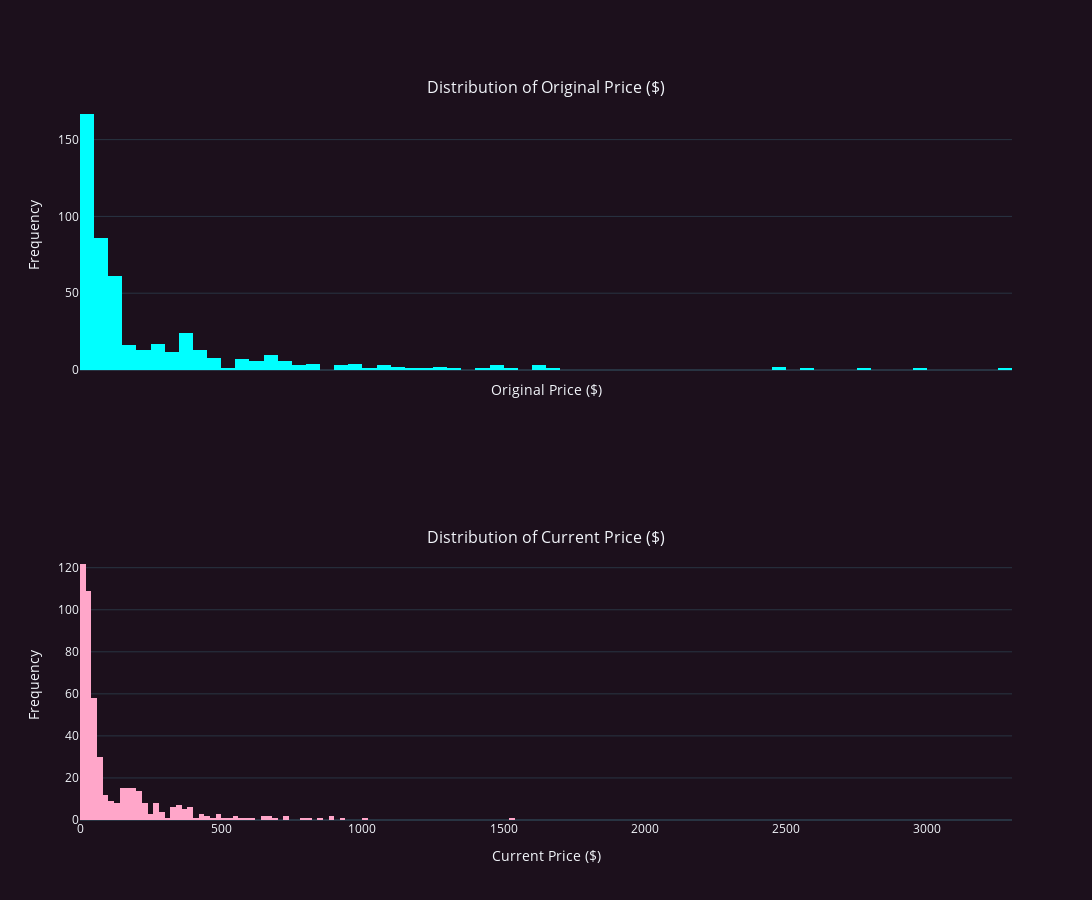

The notebook cell this image was saved under:
### Code cell
fig = make_subplots(rows=2, cols=1, shared_xaxes=True,  # align the x-axes for correct scale
                    subplot_titles=("Distribution of Original Price ($)", "Distribution of Current Price ($)"))

fig.add_trace(go.Histogram(x=df_original_price["Original Price ($)"], nbinsx=120, marker_color='cyan', showlegend=False), row=1, col=1)

fig.add_trace(go.Histogram(x=df_original_price["Price ($)"], nbinsx=80, marker_color='#ffa6c9', showlegend=False), row=2, col=1)

fig.update_layout(template="plotly_dark", paper_bgcolor='#1c101c', plot_bgcolor='#1c101c',
                  xaxis_title="", yaxis_title="Frequency", title_font=dict(size=22, color='white'), height=900, width=1100)

fig.update_xaxes(title_text="Original Price ($)", row=1, col=1)
fig.update_xaxes(title_text="Current Price ($)", row=2, col=1)
fig.update_yaxes(title_text="Frequency", row=1, col=1)
fig.update_yaxes(title_text="Frequency", row=2, col=1)
fig.show()

### Figure 1 — Plotly figure (JSON) as saved in the notebook; plotly's stock layout.template omitted (floating-point values rounded to 4 significant figures; data arrays with more than 128 entries replaced by an {"elided": "..."} marker saying what was removed)
{"data": [{"marker": {"color": "cyan"}, "nbinsx": 120, "showlegend": false, "type": "histogram", "x": {"elided": "487 float values"}, "xaxis": "x", "yaxis": "y"}, {"marker": {"color": "#ffa6c9"}, "nbinsx": 80, "showlegend": false, "type": "histogram", "x": {"elided": "487 float values"}, "xaxis": "x2", "yaxis": "y2"}], "layout": {"annotations": [{"font": {"size": 16}, "showarrow": false, "text": "Distribution of Original Price ($)", "x": 0.5, "xanchor": "center", "xref": "paper", "y": 1, "yanchor": "bottom", "yref": "paper"}, {"font": {"size": 16}, "showarrow": false, "text": "Distribution of Current Price ($)", "x": 0.5, "xanchor": "center", "xref": "paper", "y": 0.375, "yanchor": "bottom", "yref": "paper"}], "height": 900, "paper_bgcolor": "#1c101c", "plot_bgcolor": "#1c101c", "title": {"font": {"color": "white", "size": 22}}, "width": 1100, "xaxis": {"anchor": "y", "autorange": true, "domain": [0, 1], "matches": "x2", "range": [0, 3300], "showticklabels": false, "title": {"text": "Original Price ($)"}, "type": "linear"}, "xaxis2": {"anchor": "y2", "autorange": true, "domain": [0, 1], "range": [0, 3300], "title": {"text": "Current Price ($)"}, "type": "linear"}, "yaxis": {"anchor": "x", "autorange": true, "domain": [0.625, 1], "range": [0, 175.8], "title": {"text": "Frequency"}}, "yaxis2": {"anchor": "x2", "autorange": true, "domain": [0, 0.375], "range": [0, 128.4], "title": {"text": "Frequency"}}}}
